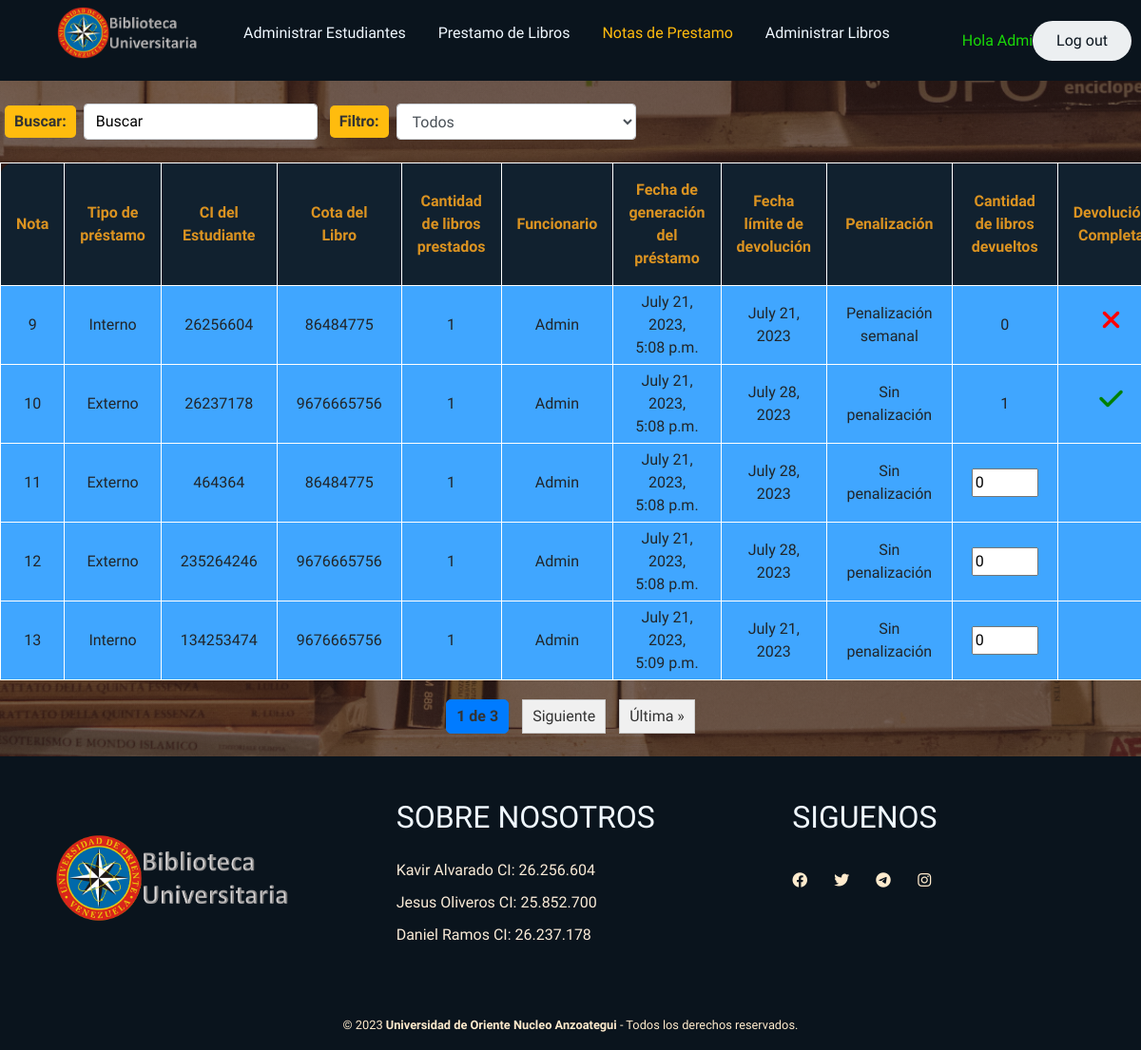
The app's page /notasprestamo/ (signed in) with its own data.
### GenerarPrestamo/models.py (models this page shows, shortened)
class Prestamo(models.Model):
    id = models.AutoField(primary_key=True, verbose_name="Nota de Prestamo")
    estudiante=models.ForeignKey(Estudiante, on_delete=models.CASCADE, verbose_name="Estudiante")
    libro=models.ForeignKey(Libro, on_delete=models.CASCADE, verbose_name="Libro")
    tipo = models.CharField(max_length=7, choices=TIPO_CHOICES, verbose_name="Tipo de Prestamo")
    cantidad = models.PositiveIntegerField(validators=[MinValueValidator(1)],verbose_name="Cantidad del libro")
    limite=models.DateField(editable=False, verbose_name="Fecha límite de Devolución")
    fecha=models.DateTimeField(auto_now_add=True)
    funcionario = models.ForeignKey(User, on_delete=models.SET_NULL, null=True, editable=False)
    penalizacion = models.CharField(max_length=50, default='Sin penalización')
    cantidad_devuelta = models.PositiveIntegerField(default=0,verbose_name="Cantidad Devuelta")
    devuelto = models.BooleanField(default=False, editable=False, verbose_name="Devuetlo")
    class Meta:
        verbose_name='prestamo'
        verbose_name_plural='prestamos'

### AdministrarEstudiantes/models.py (models this page shows)
class Estudiante(models.Model):# Creación de la tabla con el nombre Estudiante
    id = models.CharField(primary_key=True, max_length=20, verbose_name="CI del Estudiante")
    nombre=models.CharField(max_length=20, verbose_name="Nombre del Estudiante")
    email=models.EmailField(max_length=50, verbose_name="Correo Electrónico")
    direccion=models.CharField(max_length=50, verbose_name="Dirección del Estudiante")
    tfno=models.CharField(max_length=20, verbose_name="Número Telefónico")
    fecha=models.DateTimeField(auto_now_add=True, verbose_name="Fecha del Registro")
    devoluciones=models.IntegerField(default=0, verbose_name="Devoluciones")
    estatus = models.CharField(max_length=30, default='Habilitado')
    def __str__(self):
        return self.id
    class Meta:
        verbose_name='estudiante'
        verbose_name_plural='estudiantes'

### AdministrarLibros/models.py (models this page shows)
class Libro(models.Model):# Tabla con el nombre Libro
    nombre=models.CharField(max_length=50, verbose_name="Nombre del Libro")
    id=models.CharField(max_length=30, verbose_name="Cota del Libro", primary_key=True)
    autor=models.CharField(max_length=50, verbose_name="Autor del libro")
    tipo=models.CharField(max_length=8, choices=Choice_Libro ,verbose_name="Tipo del libro")
    cantidadint=models.PositiveIntegerField(validators=[MinValueValidator(1)], verbose_name="Copias Internas")
    cantidadext=models.PositiveIntegerField(validators=[MinValueValidator(0)], verbose_name="Copias Externas")
    categoria=models.CharField(max_length=20, verbose_name="Categoria del Libro")
    descripcion = models.CharField(max_length=50, verbose_name="Descripcion del Libro")
    fecha=models.DateTimeField(auto_now_add=True, verbose_name="Fecha del Ingreso")
    def __str__(self):
        return self.id
    class Meta:
        verbose_name='libro'
        verbose_name_plural='libros'

### NotasPrestamo/views.py (the view, shortened to what this page needs)
# urls.py: path('',views.notas_prestamo, name="NotasPrestamo"),
def notas_prestamo(request):
    notas=Prestamo.objects.all()
    query = request.GET.get('q')
    if query:
        notas = notas.filter(
            Q(id__icontains=query) |
            Q(estudiante__id__icontains=query) |
            Q(libro__id__icontains=query) |
            Q(tipo__icontains=query) |
            Q(funcionario__username__icontains=query) |
            Q(penalizacion__icontains=query)
        )
    else:
        notas = Prestamo.objects.all()
    filtro = request.GET.get('filtro')
    elementos_por_pagina = 5
    paginator = Paginator(notas, elementos_por_pagina)
    page = request.GET.get('page')
    try:
        pagina_obj = paginator.get_page(page)
    except PageNotAnInteger:
        pagina_obj = paginator.get_page(1)
    except EmptyPage:
        pagina_obj = paginator.get_page(paginator.num_pages)
    return render(request, "notasprestamo/notasprestamo.html", {'notas':notas, 'pagina_obj':pagina_obj})

### NotasPrestamo/templates/notasprestamo/notasprestamo.html (shortened to what this page needs)
{% extends "base/base.html" %}
{% load static %}
{% block content %}
    <link href="{% static 'Biblioteca/bootstrap.min.css' %}" rel="stylesheet">
    <link rel="stylesheet" href="{% static 'Biblioteca/css/StylesBase.css' %}">
    <link rel="stylesheet" href="{% static 'Biblioteca/css/StylesLibros.css' %}">
    <link rel="stylesheet" href="{% static 'Biblioteca/css/StylesTablas.css' %}">
    <link rel="stylesheet" href="{% static 'Biblioteca/css/Pagination.css' %}">
    <link rel="stylesheet" href="{% static 'Biblioteca/css/Filtros.css' %}">
    <link rel="stylesheet" href="https://cdnjs.cloudflare.com/ajax/libs/font-awesome/6.4.0/css/all.min.css">
    {% if user.is_authenticated %}
        <div class="table-responsive">
            <form method="get" class="form-inline" id="filter-form">
                <div class="form-group mr-2">
                    <label style="color: #333; padding: 5px 10px; margin: 0 5px; background-color: #ffbc0e; border-radius: 5px; font-weight: bold;" class="mr-2">Buscar:</label>
                    <input type="text" name="q" class="form-control" placeholder="Buscar">
                </div>
                <div class="form-group mr-2">
                  <label style="color: #333; padding: 5px 10px; margin: 0 5px; background-color: #ffbc0e; border-radius: 5px; font-weight: bold;" for="filtro" class="mr-2">Filtro:</label>
                  <select name="filtro" class="form-control filtro-select" id="filtro-select">
                    <option value="">Todos</option>
                  </select>
                </div>
            </form>
            <table style="margin: auto;">
                <thead>
                    <tr>
                        <th>Nota</th>
                        <th>Tipo de préstamo</th>
                        <th>CI del Estudiante</th>
                        <th>Cota del Libro</th>
                        <th>Cantidad de libros prestados</th>
                        <th>Funcionario</th>
                        <th>Fecha de generación del préstamo</th>
                        <th>Fecha límite de devolución</th>
                        <th>Penalización</th>
                        <th>Cantidad de libros devueltos</th>
                        <th>Devolución Completa</th>
                    </tr>
                </thead>
                <tbody>
                    {% for nota in pagina_obj %}
                        <tr>
                            <td>{{nota.id}}</td>
                            <td>{{nota.tipo}}</td>
                            <td>{{nota.estudiante}}</td>
                            <td>{{nota.libro}}</td>
                            <td>{{nota.cantidad}}</td>
                            <td>{{nota.funcionario}}</td>
                            <td>{{nota.fecha}}</td>
                            <td>{{nota.limite}}</td>
                            <td>{{nota.penalizacion}}</td>
                            {% if not nota.devuelto and nota.penalizacion == 'Sin penalización' %}
                                <form method="POST">
                                    <td><input type="number" name="cantidad_devuelta" value="{{ nota.cantidad_devuelta }}"min="0" max="{{ nota.cantidad }}" required></td>
                                    <td></td>
                                </form>
                            {% elif not nota.devuelto and  nota.penalizacion == 'Penalización semanal'%}
                                <td>{{ nota.cantidad_devuelta }}</td>
                                <td><h3><i class='fa-solid fa-xmark' style='color: red;'></i></h3></td>
                            {% else %}
                                <td>{{ nota.cantidad_devuelta }}</td>
                                <td><h3><i class='fa-solid fa-check' style='color: green;'></i></h3></td>
                            {% endif %}
                        </tr>
                    {% endfor %}
                </tbody>
            </table>
            <div class="pagination">
                <span class="step-links">
                    {% for i in pagina_obj.paginator.page_range %}
                        {% if pagina_obj.number == i %}
                            <span class="current-page">{{ i }} de {{ pagina_obj.paginator.num_pages }}</span>
                        {% endif %}
                    {% endfor %}
                    {% if pagina_obj.has_next %}
                        <a href="?page={{ pagina_obj.next_page_number }}{% if request.GET.filtro %}&filtro={{ request.GET.filtro }}{% endif %}{% if request.GET.q %}&q={{ request.GET.q }}{% endif %}">Siguiente</a>
                        <a href="?page={{ pagina_obj.paginator.num_pages }}{% if request.GET.filtro %}&filtro={{ request.GET.filtro }}{% endif %}{% if request.GET.q %}&q={{ request.GET.q }}{% endif %}">Última &raquo;</a>
                    {% endif %}
                </span>
            </div>
        </div>
    {% else %}
        <h3 style="text-align: center">Perdone pero debe logearse</h3>
    {% endif %}
{% endblock %}

### Home/templates/base/base.html (shortened to what this page needs)
<!DOCTYPE html>
<html>
    <head>
        {% load static %}
        <link rel="stylesheet" href="{% static 'Biblioteca/css/StylesBase.css' %}">
    </head>
    <body>
        <header>
            <div class="h-de-pagina">
                <div style="text-align: left; margin-right: -50px;" class="logo">
                    <figure>
                        <a href="{% url 'Home' %}">
                            <img src="{% static 'Biblioteca/imgprojts/Logo.png' %}" alt="Logo UDO">
                        </a>
                    </figure>
                </div>
                <nav  style="text-align: center; margin-right: 20px;">
                    <ul class="nav-links">
                        <li><a class="{% if request.path == '/administrarestudiantes/' %}active{% endif %}" href="{% url 'AdministrarEstudiantes' %}">Administrar Estudiantes</a></li>
                        <li><a class="{% if request.path == '/generarprestamo/' %}active{% endif %}" href="{% url 'GenerarPrestamo' %}">Prestamo de Libros</a></li>
                        <li><a class="{% if request.path == '/notasprestamo/' %}active{% endif %}" href="{% url 'NotasPrestamo' %}">Notas de Prestamo</a></li>
                        <li><a class="{% if request.path == '/administrarlibros/' %}active{% endif %}" href="{% url 'AdministrarLibros' %}">Administrar Libros</a></li>
                    </ul>
                </nav>
                {% if user.is_authenticated %}
                    <div style="text-align: right; margin-right: -50px;"><a style="color: rgb(26, 216, 8);">Hola {{user.username}}</a></div>
                    <div style="text-align: right; margin-right: -50px;"><a href="{% url 'Logout' %}" class="sesion"><button>Log out</button></a></div>
                {% else %}
                    <div style="text-align: right; margin-right: -70px;"><a href="{% url 'Login' %}" class="sesion"><button>Login</button></a></div>
                    <div style="text-align: right; margin-right: -20px;"><a href="{% url 'SignUp' %}" class="sesion"><button>Sign Up</button></a></div>
                {% endif %}
        </header>
        <div>
            {% block content %}
            {% endblock %}
        </div>
        <footer class="pie-de-pagina">
            <div class="case-one">
                <div class="box">
                    <figure>
                        <a href="#">
                            <img src="{% static 'Biblioteca/imgprojts/Logo.png' %}" alt="Logo UDO">
                        </a>
                    </figure>
                </div>
                <div class="box">
                    <h2>SOBRE NOSOTROS</h2>
                    <p>Kavir Alvarado CI: 26.256.604</p>
                    <p>Jesus Oliveros CI: 25.852.700</p>
                    <p>Daniel Ramos CI: 26.237.178</p>
                </div>
                <div class="box">
                    <h2>SIGUENOS</h2>
                    <div class="redes">
                        <a href="#" class="fa fa-facebook"></a>
                        <a href="#" class="fa fa-twitter"></a>
                        <a href="#" class="fa fa-telegram"></a>
                        <a href="#" class="fa fa-instagram"></a>
                    </div>
                </div>
            </div>
            <div class="case-two">
                <small>&copy; 2023 <b>Universidad de Oriente Nucleo Anzoategui</b> - Todos los derechos reservados.</small>
            </div>
        </footer>
    </body>
</html>

### Home/static/Biblioteca/css/StylesBase.css (style rules this page uses)
* { margin: 0; padding: 1; box-sizing: border-box; font-family: 'Fira Sans', sans-serif; }
body { font-family: 'Lora'; background: linear-gradient(rgba(47, 23, 15, 0.65), rgba(47, 23, 15, 0.65)), url("../imgprojts/BiblioA.jpg"); background-attachment: fixed; background-position: center; background-size: cover; }
.h-de-pagina { width: 100%; background-color: #0a141d; margin: auto; display: flex; justify-content: space-between; align-items:center; height: 85px; padding: 10px 5%; }
.h-de-pagina .logo figure { width: 100%; height: 100%; }
.h-de-pagina .logo figure img { width: 150px; transition: all 0.3s; }
.h-de-pagina .nav-links { list-style: none; }
.h-de-pagina .nav-links li { display: inline-block; padding: 0 15px; }
.h-de-pagina .nav-links li a { text-decoration: none; color: aliceblue; }
.h-de-pagina .nav-links li a.active { color: #ffbc0e; }
.h-de-pagina .sesion button { font-size: 500; color: #0a141d; padding: 9px 25px; background: #eceff1; border: none; border-radius: 40px; transition: all 0.12s ease 0s; }
.pie-de-pagina { width: 100%; background-color: #0a141d; }
.pie-de-pagina .case-one { width: 100%; max-width: 1200px; margin: auto; display: grid; grid-template-columns: repeat(3, 1fr); grid-gap: 50px; padding: 45px 0px; }
.pie-de-pagina .case-one .box figure { width: 100%; height: 100%; display: flex; justify-content: center; align-items: center; }
.pie-de-pagina .case-one .box figure img { width: 250px; }
.pie-de-pagina .case-one .box h2 { color: aliceblue; margin-bottom: 25px; }
.pie-de-pagina .case-one .box p { color: antiquewhite; margin-bottom: 10px; }
.pie-de-pagina .case-one .box .redes a { display: inline-block; text-decoration: none; width: 30px; height: 30px; line-height: 45px; color: blanchedalmond; margin-right: 10px; transition: all 300ms ease; }
.pie-de-pagina .case-two { padding: 15px 10px; text-align: center; }
.pie-de-pagina .case-two small { color: blanchedalmond; justify-content: center; }

### Home/static/Biblioteca/css/StylesTablas.css (style rules this page uses)
.table-responsive table, .eliminar table, .editar table { margin: auto; font-family: 'Times New Roman', Times, serif; background-color: #11212f; text-align: center !important; border-radius: 1em; }
.table-responsive th, .visualizar td, .eliminar th, .eliminar td, .editar th, .editar td { padding: 1em !important; border: solid 1px white; }
.table-responsive th, .eliminar th, .editar th { color: #DB9321; }
.table-responsive td, .eliminar td, .editar td { background-color: #40A6FF !important; border: solid 1px white; padding: 5px 20px; margin: 0 5px; }

### Home/static/Biblioteca/css/Pagination.css (style rules this page uses)
.pagination { display: flex; justify-content: center; margin-top: 20px; }
.pagination a { display: inline-block; padding: 5px 10px; margin: 0 5px; border: 1px solid #ccc; background-color: #f0f0f0; text-decoration: none; color: #333; transition: background-color 0.3s; }
.pagination .current-page { display: inline-block; padding: 5px 10px; margin: 0 5px; background-color: #007BFF; color: #333; border: 1px solid #007BFF; border-radius: 5px; font-weight: bold; text-decoration: none; }

### Home/static/Biblioteca/css/Filtros.css (style rules this page uses)
.filtro-select { width: 150px; }

### records on screen
Prestamo: id "9", tipo "Interno", estudiante "26256604", libro "86484775", cantidad "1", funcionario "Admin", fecha "July 21, 2023, 5:08 p.m.", limite "July 21, 2023", penalizacion "Penalización semanal", cantidad_devuelta "0"
Prestamo: id "10", tipo "Externo", estudiante "26237178", libro "9676665756", cantidad "1", funcionario "Admin", fecha "July 21, 2023, 5:08 p.m.", limite "July 28, 2023", penalizacion "Sin penalización", cantidad_devuelta "1"
Prestamo: id "11", tipo "Externo", estudiante "464364", libro "86484775", cantidad "1", funcionario "Admin", fecha "July 21, 2023, 5:08 p.m.", limite "July 28, 2023", penalizacion "Sin penalización", cantidad_devuelta "0"
Prestamo: id "12", tipo "Externo", estudiante "235264246", libro "9676665756", cantidad "1", funcionario "Admin", fecha "July 21, 2023, 5:08 p.m.", limite "July 28, 2023", penalizacion "Sin penalización", cantidad_devuelta "0"
Prestamo: id "13", tipo "Interno", estudiante "134253474", libro "9676665756", cantidad "1", funcionario "Admin", fecha "July 21, 2023, 5:09 p.m.", limite "July 21, 2023", penalizacion "Sin penalización", cantidad_devuelta "0"

### other values on screen
{{ user.username }} "Admin"
{{ i }} "1"
{{ pagina_obj.paginator.num_pages }} "3"
